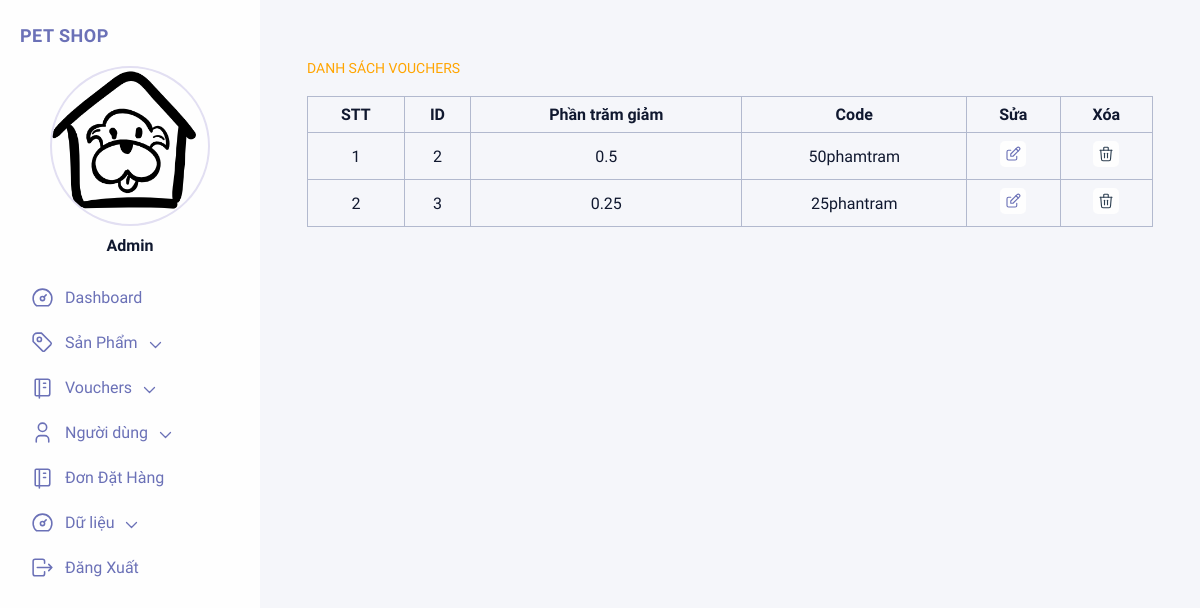
/admin/danh-sach-vouchers.php (signed in), run on the app's committed database.
### tables this page shows
CREATE TABLE `vouchers` (
  `id` int(11) NOT NULL AUTO_INCREMENT,
  `discount` float NOT NULL,
  `code` varchar(11) NOT NULL,
  `quantity` int(255) NOT NULL,
  PRIMARY KEY (`id`)
);

### admin/danh-sach-vouchers.php (the view, shortened to what this page needs)
<!DOCTYPE html>
<html lang="en">
<head>
    <link rel="stylesheet" href="css/main.css">
</head>
<body>
<?php
include '../config.php';
$config_name = "product";
if (!empty($_SESSION['current_admin'])) {
        $products = mysqli_query($conn, "select * from vouchers ");
}
    ?>
      <?php
          include('./menu.php');
          ?>
                <div class="right">
                    <div class="right__content">
                        <p class="right__desc">Danh sách vouchers</p>
                        <div class="right__table">
                            <div class="right__tableWrapper">
                                <table>
                                    <thead>
                                        <tr>
                                            <th>STT</th>
                                            <th>ID</th>
                                            <th>Phần trăm giảm</th>
                                            <th>Code</th>
                                           <th>Sửa</th>
                                           <th>Xóa</th>
                                        </tr>
                                    </thead>
                <?php
                $stt = 0;
                while ($row = mysqli_fetch_array($products)) {
                    $stt ++;
                ?>
                     <tbody>
                        <tr>
                            <td><?= $stt ?></td>
                            <td><?= $row['id'] ?></td>
                            <td><?= $row['discount'] ?></td>
                            <td><?= $row['code'] ?></td>
                            <td data-label="Sửa" class="right__iconTable"><a href="./cap-nhat-san-pham.php?id=<?= $row['id'] ?>"><img src="assets/icon-edit.svg" alt=""></a></td>
                            <td data-label="Xoá" class="right__iconTable"><a href="./<?=$config_name?>_delete.php?id=<?= $row['id'] ?>"><img src="assets/icon-trash-black.svg" alt=""></a></td>
                        </tr>
                 <?php } ?>
                                </table>
                            </div>
                        </div>
                    </div>
                </div>
            </div>
        </div>
    </div>
</body>
</html>

### admin/css/main.css (style rules this page uses)
* { margin: 0; padding: 0; list-style: none; border: 0; -webkit-tap-highlight-color: transparent; text-decoration: none; color: inherit; box-sizing: border-box; }
body { font-family: "Muli", sans-serif; background-color: #E2DFF2; }
.right { width: 100%; height: 100%; overflow-y: scroll; }
.right__content { padding: 60px 5%; }
.right__desc { margin-bottom: 20px; text-transform: uppercase; font-size: 14px; color: orange; }
.right table { border-collapse: collapse; width: 100%; margin-bottom: 10px; }
.right table td, .right table th { border: 1px solid #b2b9ce; text-align: left; padding: 8px; color: #10182F; }
.right table th { text-align: center; }
.right table td { text-align: center; }
.right table td img { width: 60px; border-radius: 2px; }
.right__iconTable { text-align: center !important; }
.right__iconTable img { width: 26px !important; height: 26px; padding: 4px; transition: all 0.2s ease; background-color: #fefefe; border-radius: 5px !important; }
* { box-sizing: border-box; }

### data on the page
vouchers: id "2", discount "0.5", code "50phamtram"
vouchers: id "3", discount "0.25", code "25phantram"
